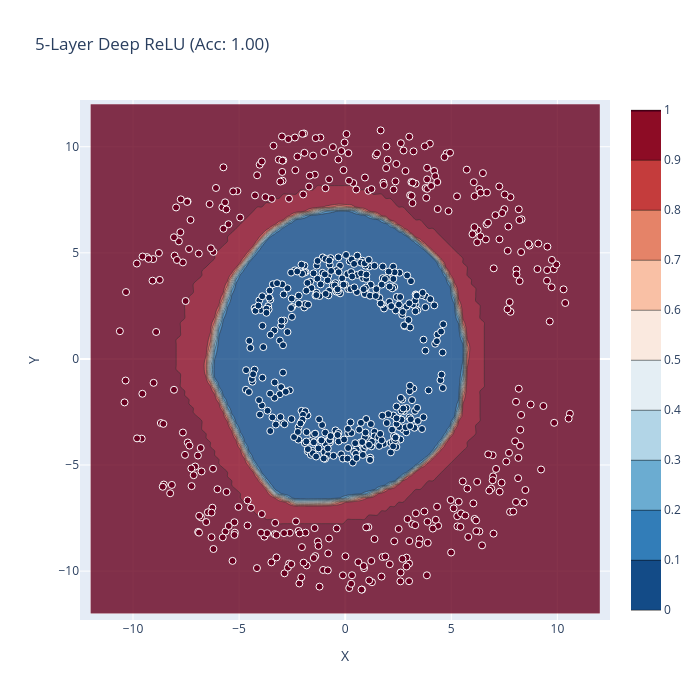

Write notebook code for a chart like this one.
### Code cell
plot_decision_boundary(drelu, train_x, train_y, x_max, title=f"5-Layer Deep ReLU (Acc: {drelu_acc:.2f})")
